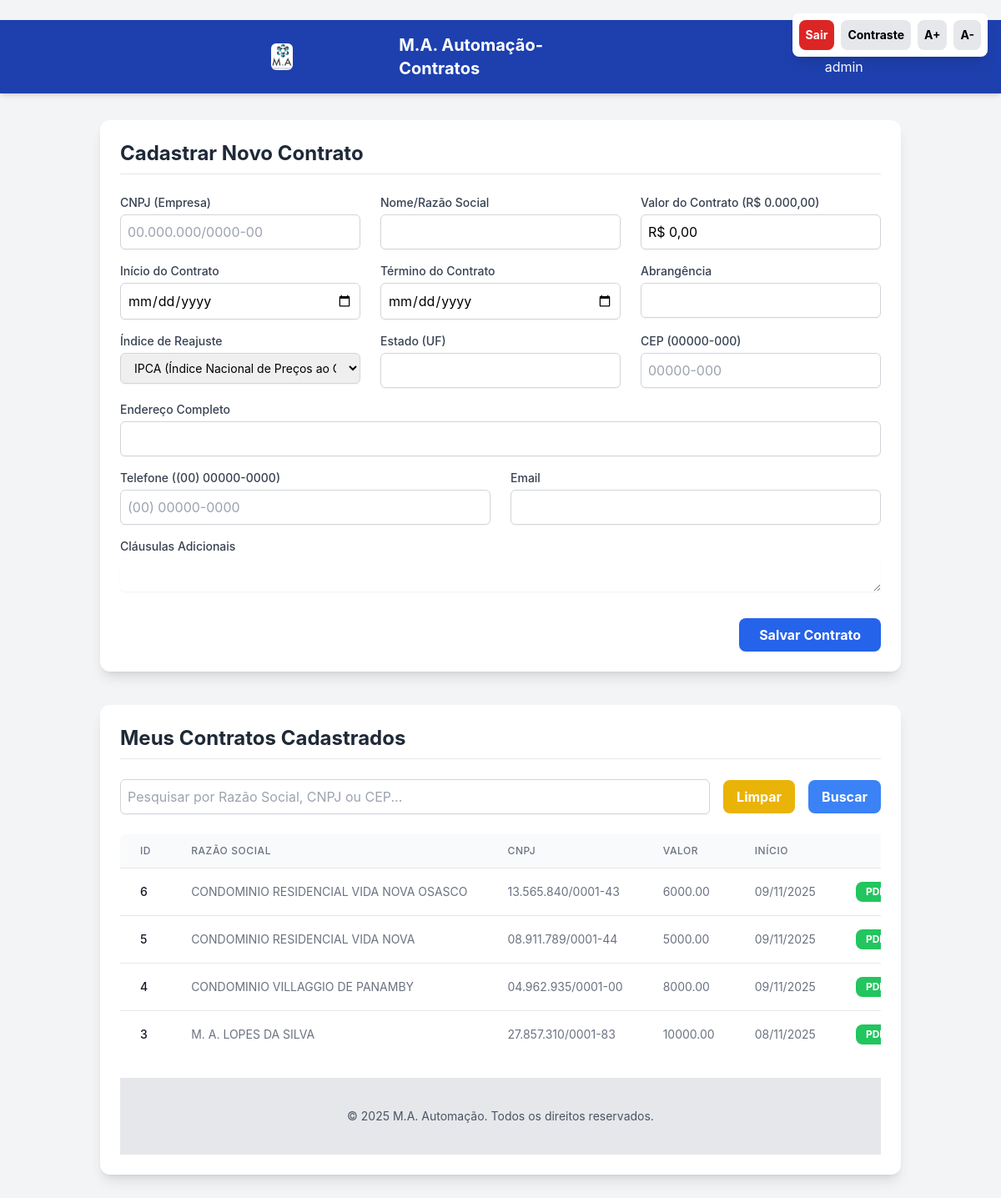
Screenshot of / (signed in) with the database file from the repository.
### app.py (models this page shows, shortened)
class User(UserMixin, db.Model):
    id = db.Column(db.Integer, primary_key=True)
    username = db.Column(db.String(100), unique=True, nullable=False)
    email = db.Column(db.String(120), unique=True, nullable=True) # Alterado para nullable=True para simplificar
    password_hash = db.Column(db.String(256), nullable=False) # CORREÇÃO: Removida a duplicação

class ContratCond(db.Model):
    id = db.Column(db.Integer, primary_key=True)
    nome = db.Column(db.String(100), nullable=False)
    cnpj = db.Column(db.String(20), unique=True, nullable=False)
    endereco = db.Column(db.String(200), nullable=False)
    cep = db.Column(db.String(10), nullable=False)
    estado = db.Column(db.String(50), nullable=False)
    telefone = db.Column(db.String(20), nullable=False)
    email = db.Column(db.String(120), nullable=False)
    valor_contrato = db.Column(db.Numeric(10, 2), nullable=False)
    inicio_contrato = db.Column(db.Date, nullable=False)
    termino_contrato = db.Column(db.Date, nullable=True)
    abrangencia_contrato = db.Column(db.String(100), nullable=False)
    tipo_indice = db.Column(db.String(50), nullable=True)
    clausulas_adicionais = db.Column(db.Text, nullable=True)
    data_criacao = db.Column(db.DateTime, nullable=False, default=datetime.utcnow)

### app.py (the view, shortened to what this page needs)
@app.route('/', methods=['GET', 'POST'])
def index():
    form = ContratoForm()
    search_form = SearchForm()
    search_query = request.args.get('termo', '')
    page = request.args.get('page', 1, type=int)
    per_page = 10
    query = ContratCond.query.order_by(ContratCond.data_criacao.desc())
    contratos = query.paginate(page=page, per_page=per_page, error_out=False)
    return render_template('index.html',
                            form=form,
                            search_form=search_form,
                            contratos=contratos,
                            search_query=search_query)

### app.py
class SearchForm(FlaskForm):
    termo = StringField('Pesquisar', validators=[Optional(), Length(max=100)])
    submit = SubmitField('Buscar')

### app.py (called while the page is built)
def clean_currency(value_str):
    if not isinstance(value_str, str):
        value_str = str(value_str)
    cleaned = re.sub(r'[R$\s.]', '', value_str).replace(',', '.')
    try:
        if not cleaned:
            return Decimal('0.00')
        return Decimal(cleaned)
    except Exception:
        return Decimal('0.00')

def format_currency_br(value):
    if value is None:
        return ""
    return "R$ {:,.2f}".format(value).replace(",", "X").replace(".", ",").replace("X", ".")

@login_manager.user_loader
def load_user(user_id):
    try:
        return User.query.get(int(user_id))
    except ValueError:
        return None

### templates/index.html (shortened to what this page needs)
<!DOCTYPE html>
<html lang="pt-BR">
<head>
    <script src="https://cdn.tailwindcss.com"></script>
</head>
<body class="min-h-screen">
    <div class="fixed top-4 right-4 z-50 flex space-x-2 p-2 bg-white card rounded-lg shadow-lg">
        <a href="{{ url_for('logout') }}" title="Sair do Sistema" class="p-2 text-sm bg-red-600 text-white hover:bg-red-700 rounded-lg font-bold transition duration-150">
            Sair
        </a>
        <button id="toggle-contrast" title="Alternar Modo de Alto Contraste" class="p-2 text-sm bg-gray-200 hover:bg-gray-300 rounded-lg font-bold transition duration-150">
            Contraste
        </button>
        <button id="increase-font" title="Aumentar Tamanho da Fonte" class="p-2 text-sm bg-gray-200 hover:bg-gray-300 rounded-lg font-bold transition duration-150">
            A+
        </button>
        <button id="decrease-font" title="Diminuir Tamanho da Fonte" class="p-2 text-sm bg-gray-200 hover:bg-gray-300 rounded-lg font-bold transition duration-150">
            A-
        </button>
    </div>
    <nav class="bg-blue-800 shadow-md p-4 flex justify-start items-center sticky top-0 z-10">
        <div class="w-full max-w-7xl flex justify-between items-center">
            <div class="flex items-center space-x-3 justify-start">
                <img src="static/logo.png" alt="Logo M.A. Automação" class="h-8 rounded-md object-contain">
                <div class="text-xl font-bold text-white">M.A. Automação-Contratos</div>
            </div>
            <div class="flex items-center space-x-4 ml-auto">
                <span class="text-white self-center hidden sm:block">Bem-vindo, {{ current_user.username if current_user.is_authenticated else 'Visitante' }}</span>
            </div>
        </div>
    </nav>
    <div class="container mx-auto p-4 md:p-8">
        <div class="bg-white card rounded-xl p-6 mb-10 shadow-lg">
            <h2 class="text-2xl font-bold text-gray-800 mb-6 border-b pb-2">Cadastrar Novo Contrato</h2>
            <form method="POST" action="{{ url_for('index') }}" class="space-y-4">
                <div class="grid grid-cols-1 md:grid-cols-3 gap-6">
                    <div>
                        <label for="{{ form.cnpj.id }}" class="block text-sm font-medium text-gray-700">CNPJ (Empresa)</label>
                        {{ form.cnpj(class="mt-1 block w-full border border-gray-300 rounded-md shadow-sm p-2 focus:ring-blue-500 focus:border-blue-500", id='cnpj') }}
                    </div>
                    <div>
                        <label for="{{ form.nome.id }}" class="block text-sm font-medium text-gray-700">Nome/Razão Social</label>
                        {{ form.nome(class="mt-1 block w-full border border-gray-300 rounded-md shadow-sm p-2 focus:ring-blue-500 focus:border-blue-500", id='nome') }}
                    </div>
                    <div>
                        <label for="{{ form.valor_contrato.id }}" class="block text-sm font-medium text-gray-700">Valor do Contrato (R$ 0.000,00)</label>
                    {{ form.valor_contrato(
                        class="mt-1 block w-full border border-gray-300 rounded-md shadow-sm p-2 focus:ring-blue-500 focus:border-blue-500",
                        placeholder="Ex: R$ 15.000,00",
                        id='valor_contrato',
                        value=form.valor_contrato.data | currency_br
                    ) }}
                    </div>
                </div>
                <div class="grid grid-cols-1 md:grid-cols-3 gap-6">
                    <div>
                        <label for="{{ form.inicio_contrato.id }}" class="block text-sm font-medium text-gray-700">Início do Contrato</label>
                        {{ form.inicio_contrato(class="mt-1 block w-full border border-gray-300 rounded-md shadow-sm p-2 focus:ring-blue-500 focus:border-blue-500", type="date") }}
                    </div>
                    <div>
                        <label for="{{ form.termino_contrato.id }}" class="block text-sm font-medium text-gray-700">Término do Contrato</label>
                        {{ form.termino_contrato(class="mt-1 block w-full border border-gray-300 rounded-md shadow-sm p-2 focus:ring-blue-500 focus:border-blue-500", type="date") }}
                    </div>
                    <div>
                        <label for="{{ form.abrangencia_contrato.id }}" class="block text-sm font-medium text-gray-700">Abrangência</label>
                        {{ form.abrangencia_contrato(class="mt-1 block w-full border border-gray-300 rounded-md shadow-sm p-2 focus:ring-blue-500 focus:border-blue-500") }}
                    </div>
                </div>
                <div class="grid grid-cols-1 md:grid-cols-3 gap-6">
                    <div>
                        <label for="{{ form.tipo_indice.id }}" class="block text-sm font-medium text-gray-700">Índice de Reajuste</label>
                    {{ form.tipo_indice(class="mt-1 block w-full px-3 py-2 border border-gray-300 rounded-md shadow-sm focus:outline-none focus:ring-indigo-500 focus:border-indigo-500 sm:text-sm") }}
                    </div>
                    <div>
                        <label for="{{ form.estado.id }}" class="block text-sm font-medium text-gray-700">Estado (UF)</label>
                        {{ form.estado(class="mt-1 block w-full border border-gray-300 rounded-md shadow-sm p-2 focus:ring-blue-500 focus:border-blue-500", id='estado') }}
                    </div>
                    <div>
                        <label for="{{ form.cep.id }}" class="block text-sm font-medium text-gray-700">CEP (00000-000)</label>
                        {{ form.cep(class="mt-1 block w-full border border-gray-300 rounded-md shadow-sm p-2 focus:ring-blue-500 focus:border-blue-500", id='cep') }}
                    </div>
                </div>
                <div>
                    <label for="{{ form.endereco.id }}" class="block text-sm font-medium text-gray-700">Endereço Completo</label>
                    {{ form.endereco(class="mt-1 block w-full border border-gray-300 rounded-md shadow-sm p-2 focus:ring-blue-500 focus:border-blue-500", id='endereco') }}
                </div>
                <div class="grid grid-cols-1 md:grid-cols-2 gap-6">
                    <div>
                        <label for="{{ form.telefone.id }}" class="block text-sm font-medium text-gray-700">Telefone ((00) 00000-0000)</label>
                        {{ form.telefone(class="mt-1 block w-full border border-gray-300 rounded-md shadow-sm p-2 focus:ring-blue-500 focus:border-blue-500", id='telefone') }}
                    </div>
                    <div>
                        <label for="{{ form.email.id }}" class="block text-sm font-medium text-gray-700">Email</label>
                        {{ form.email(class="mt-1 block w-full border border-gray-300 rounded-md shadow-sm p-2 focus:ring-blue-500 focus:border-blue-500", id='email') }}
                    </div>
                </div>
                <div>
                    <label for="{{ form.clausulas_adicionais.id }}" class="block text-sm font-medium text-gray-700">Cláusulas Adicionais</label>
                {{ form.clausulas_adicionais(class="mt-1 block w-full rounded-md border-gray-300 shadow-sm focus:border-indigo-500 focus:ring-indigo-500 sm:text-sm") }}
                </div>
                <div class="text-right pt-4">
                    {{ form.submit(class="px-6 py-2 bg-blue-600 text-white font-bold rounded-lg hover:bg-blue-700 transition duration-200 cursor-pointer") }}
                </div>
            </form>
        </div>
        <div class="bg-white card rounded-xl p-6 shadow-lg">
            <h2 class="text-2xl font-bold text-gray-800 mb-6 border-b pb-2">Meus Contratos Cadastrados</h2>
            <form method="GET" action="{{ url_for('index') }}" class="mb-6 flex space-x-4">
                {{ search_form.termo(class="flex-grow border border-gray-300 rounded-md shadow-sm p-2 focus:ring-blue-500 focus:border-blue-500", placeholder="Pesquisar por Razão Social, CNPJ ou CEP...") }}
                <a href="{{ url_for('index') }}" class="px-4 py-2 bg-yellow-500 text-white font-bold rounded-lg hover:bg-yellow-600 transition duration-200 self-center">Limpar</a>
                <button type="submit" class="px-4 py-2 bg-blue-500 text-white font-bold rounded-lg hover:bg-blue-600 transition duration-200 self-center">Buscar</button>
            </form>
            {% if contratos %}
                <div class="overflow-x-auto">
                    <table class="min-w-full divide-y divide-gray-200 rounded-lg overflow-hidden">
                        <thead class="bg-gray-50">
                            <tr>
                                <th class="px-6 py-3 text-left text-xs font-medium text-gray-500 uppercase tracking-wider">ID</th>
                                <th class="px-6 py-3 text-left text-xs font-medium text-gray-500 uppercase tracking-wider">Razão Social</th>
                                <th class="px-6 py-3 text-left text-xs font-medium text-gray-500 uppercase tracking-wider">CNPJ</th>
                                <th class="px-6 py-3 text-left text-xs font-medium text-gray-500 uppercase tracking-wider">Valor</th>
                                <th class="px-6 py-3 text-left text-xs font-medium text-gray-500 uppercase tracking-wider">Início</th>
                                <th class="px-6 py-3 text-center text-xs font-medium text-gray-500 uppercase tracking-wider">Ações</th>
                            </tr>
                        </thead>
                        <tbody class="bg-white divide-y divide-gray-200">
                            {% for contrato in contratos.items %}
                                <tr>
                                    <td class="px-6 py-4 whitespace-nowrap text-sm font-medium text-gray-900">{{ contrato.id }}</td>
                                    <td class="px-6 py-4 whitespace-nowrap text-sm text-gray-500">{{ contrato.nome }}</td>
                                    <td class="px-6 py-4 whitespace-nowrap text-sm text-gray-500">{{ contrato.cnpj }}</td>
                                    <td class="px-6 py-4 whitespace-nowrap text-sm text-gray-500">{{ contrato.valor_contrato }}</td>
                                    <td class="px-6 py-4 whitespace-nowrap text-sm text-gray-500">{{ contrato.inicio_contrato.strftime('%d/%m/%Y') }}</td>
                                    <td class="px-6 py-4 whitespace-nowrap text-sm font-medium">
                                        <div class="flex space-x-2 justify-center">
                                            <a href="{{ url_for('download_contrato_pdf', id=contrato.id) }}"
   class="bg-green-500 hover:bg-green-600 text-white font-bold py-1 px-3 rounded-lg text-xs transition duration-200"
   title="Gerar e Fazer Download do PDF">
    PDF
</a>
                                        </div>
                                    </td>
                                </tr>
                                {% else %}
                            <tr>
                                <td colspan="6" class="px-6 py-4 text-center text-sm text-gray-500">Nenhum contrato encontrado.</td>
                            </tr>
                            {% endfor %}
                        </tbody>
                    </table>
                </div>
                {% else %}
                <p class="text-gray-500 text-center py-4">Nenhum contrato cadastrado. Use o formulário acima para começar!</p>
            {% endif %}
    <footer class="bg-gray-200 text-gray-600 text-center text-sm p-4 mt-auto">
        <p>&copy; {{ now().year if now is defined else '2025' }} M.A. Automação. Todos os direitos reservados.</p>
    </footer>
        </div>
    </div>
</body>
</html>
</body>
</html>

### templates/index.html (style rules this page uses)
:root { --font-size-base: 16px; }
body { font-size: var(--font-size-base); transition: background-color 0.3s, color 0.3s; font-family: 'Inter', sans-serif; background-color: #f3f4f6; }

### rows the page displays
User: username "admin"
ContratCond: id "6", nome "CONDOMINIO RESIDENCIAL VIDA NOVA OSASCO", cnpj "13.565.840/0001-43", valor_contrato "6000.00", inicio_contrato "09/11/2025"
ContratCond: id "5", nome "CONDOMINIO RESIDENCIAL VIDA NOVA", cnpj "08.911.789/0001-44", valor_contrato "5000.00", inicio_contrato "09/11/2025"
ContratCond: id "4", nome "CONDOMINIO VILLAGGIO DE PANAMBY", cnpj "04.962.935/0001-00", valor_contrato "8000.00", inicio_contrato "09/11/2025"
ContratCond: id "3", nome "M. A. LOPES DA SILVA", cnpj "27.857.310/0001-83", valor_contrato "10000.00", inicio_contrato "08/11/2025"
